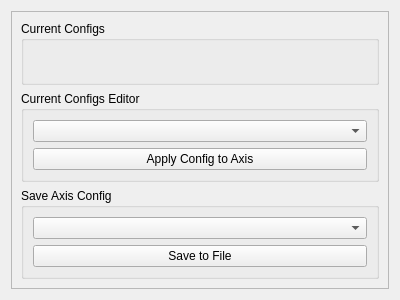
<?xml version="1.0" encoding="UTF-8"?>
<ui version="4.0">
 <class>Form</class>
 <widget class="QWidget" name="Form">
  <property name="geometry">
   <rect>
    <x>0</x>
    <y>0</y>
    <width>400</width>
    <height>300</height>
   </rect>
  </property>
  <property name="windowTitle">
   <string>Form</string>
  </property>
  <layout class="QVBoxLayout" name="verticalLayout">
   <item>
    <widget class="QScrollArea" name="scrollArea">
     <property name="widgetResizable">
      <bool>true</bool>
     </property>
     <widget class="QWidget" name="scrollAreaWidgetContents">
      <property name="geometry">
       <rect>
        <x>0</x>
        <y>0</y>
        <width>380</width>
        <height>280</height>
       </rect>
      </property>
      <layout class="QVBoxLayout" name="verticalLayout_2">
       <item>
        <widget class="QGroupBox" name="stage_list">
         <property name="title">
          <string>Current Configs</string>
         </property>
         <layout class="QVBoxLayout" name="verticalLayout_3"/>
        </widget>
       </item>
       <item>
        <widget class="QGroupBox" name="groupBox_2">
         <property name="title">
          <string>Current Configs Editor</string>
         </property>
         <layout class="QVBoxLayout" name="verticalLayout_5">
          <item>
           <widget class="QComboBox" name="comboBox_config_to_axis"/>
          </item>
          <item>
           <widget class="QPushButton" name="apply_config">
            <property name="text">
             <string>Apply Config to Axis</string>
            </property>
           </widget>
          </item>
         </layout>
        </widget>
       </item>
       <item>
        <widget class="QGroupBox" name="groupBox">
         <property name="title">
          <string>Save Axis Config</string>
         </property>
         <layout class="QVBoxLayout" name="verticalLayout_4">
          <item>
           <widget class="QComboBox" name="axis_dropdown"/>
          </item>
          <item>
           <widget class="QPushButton" name="save_to_file">
            <property name="text">
             <string>Save to File</string>
            </property>
           </widget>
          </item>
         </layout>
        </widget>
       </item>
      </layout>
     </widget>
    </widget>
   </item>
  </layout>
 </widget>
 <resources/>
 <connections/>
</ui>
